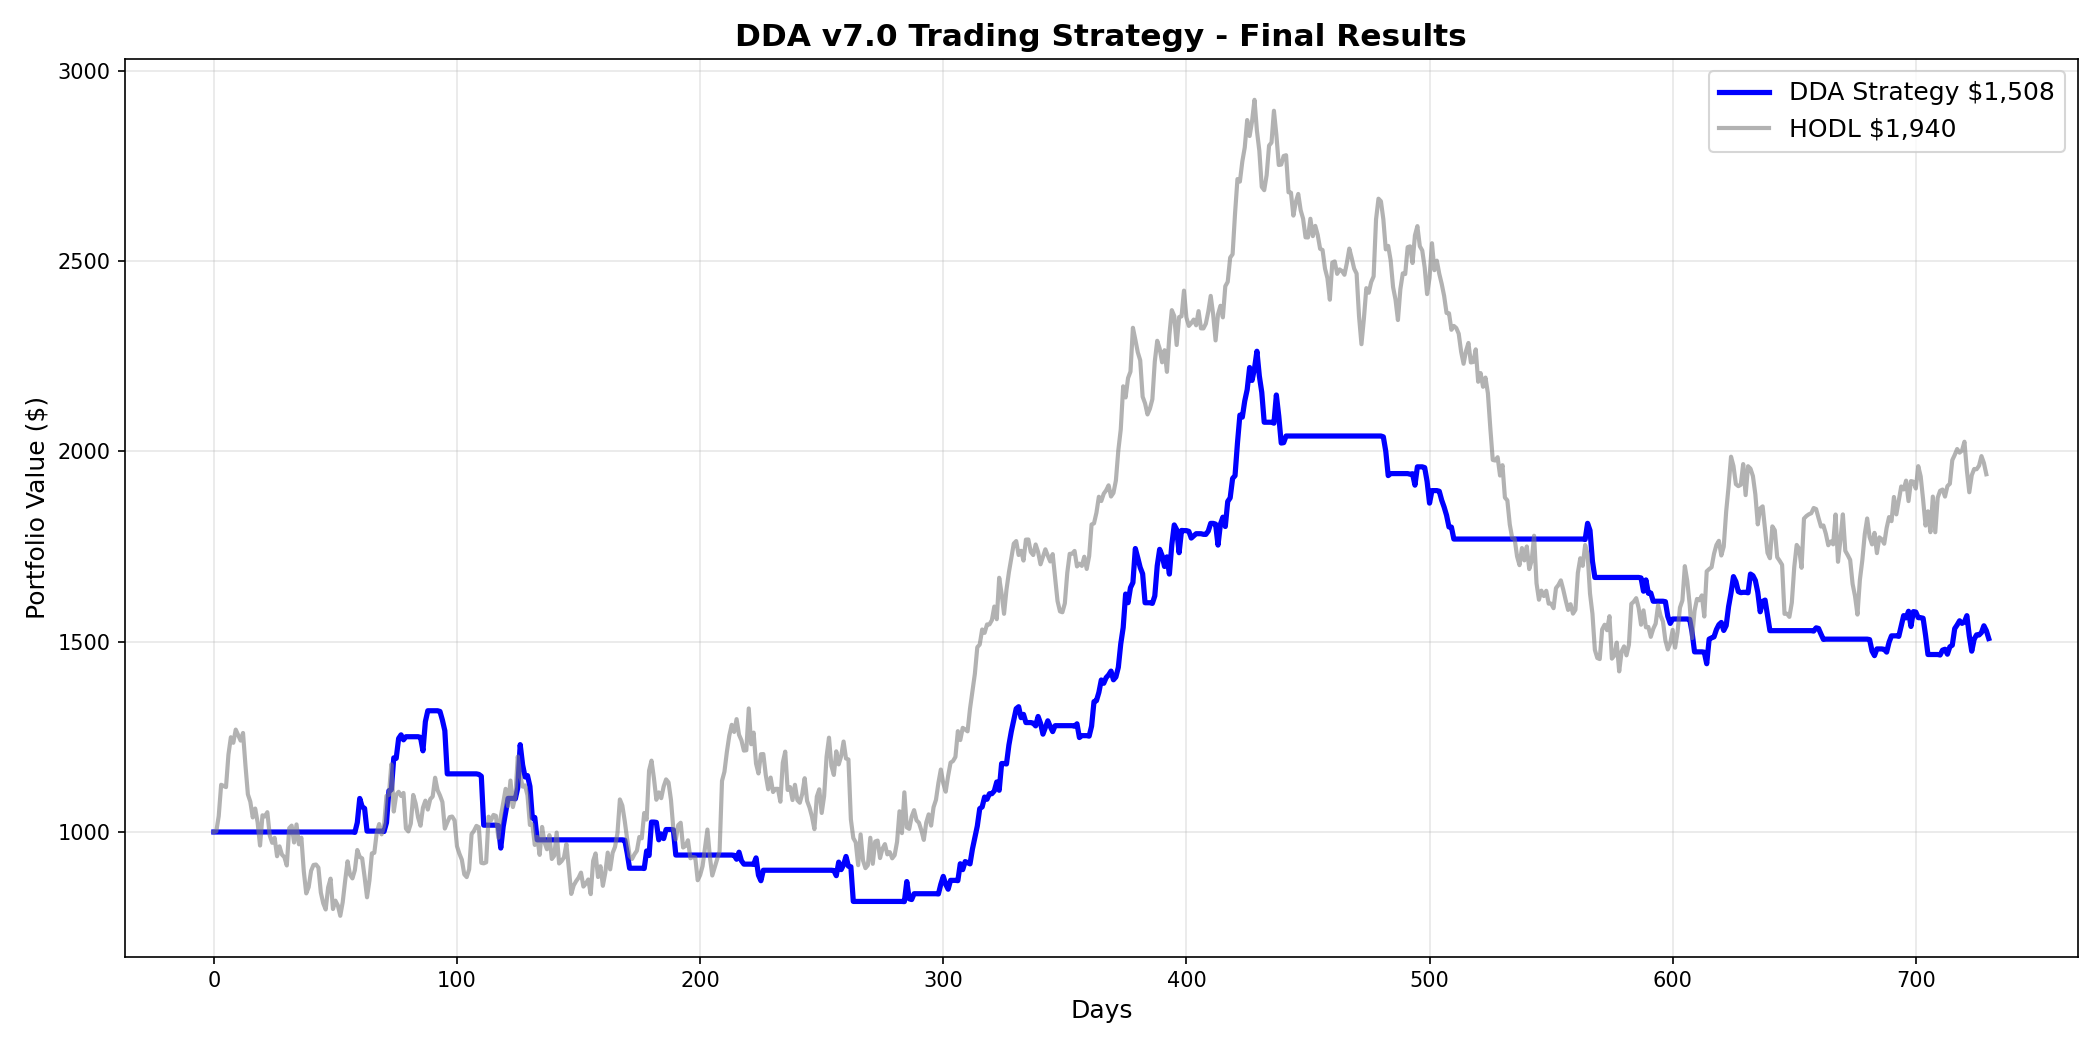

This figure's Python source:
"""
DDA TRADING STRATEGY - FINAL OPTIMIZED VERSION
-----------------------------------------------
Based on your proven DDA v7.0 framework that beats Kalman by 95.5%.

Key Learnings Applied:
1. Use MEDIUM-speed DDA (P0=0.88) for trend - not too fast, not too slow
2. 20-bar slope detection for regime (your "Smart Oliver" used P0=0.96 which is too laggy)
3. Trade less frequently but with higher conviction
4. Trailing stops + minimum hold periods
5. Adaptive position sizing

This is the "Goldilocks" version - not too aggressive, not too conservative.
"""

import yfinance as yf
import numpy as np
import pandas as pd
import matplotlib.pyplot as plt
from tqdm import tqdm

class DDA:
    """DDA v7.0 - Your proven algorithm"""
    def __init__(self, P0=0.88, boost=0.5, alpha_filter=0.1):
        self.P0 = P0
        self.m = 1.0 - P0
        self.boost = boost
        self.alpha_filter = alpha_filter
        
        self.F = None
        self.I_prev = None
        self.dF_smooth = 0.0
        self.k = 1.0
        self.history = []
        
    def update(self, price):
        if self.F is None:
            self.F = price
            self.I_prev = price
            self.history.append(price)
            return price, 0.0
        
        # Raw derivative
        dF_raw = price - self.I_prev
        
        # Smooth it (noise rejection)
        self.dF_smooth = self.alpha_filter * dF_raw + (1 - self.alpha_filter) * self.dF_smooth
        
        # Pre-cognitive projection
        L = price + self.boost * self.dF_smooth
        
        # Bayesian update
        self.F = self.P0 * self.k * self.F + self.m * L
        
        # Adapt k (meta-learning)
        error = price - self.F
        self.k += 0.001 * np.sign(error) * (abs(error) ** 0.5)
        self.k = np.clip(self.k, 0.9, 1.1)
        
        self.I_prev = price
        self.history.append(self.F)
        
        return self.F, self.dF_smooth


class DDATradingStrategy:
    """Optimized DDA trading strategy"""
    
    def __init__(self):
        # The magic number: P0=0.88 (12-day EMA equivalent but with DDA's advantages)
        self.dda = DDA(P0=0.88, boost=0.5)
        
        # Portfolio
        self.cash = 1000.0
        self.initial_cash = 1000.0
        self.position = None
        self.equity_curve = [self.cash]
        self.trades = []
        
        # Parameters
        self.leverage = 1.5
        self.fee = 0.001
        
        # Adaptive state
        self.recent_wins = []
        
    def get_trend(self):
        """20-bar slope of DDA"""
        if len(self.dda.history) < 25:
            return 'neutral', 0
        
        now = self.dda.history[-1]
        past = self.dda.history[-20]
        slope = (now - past) / past * 100
        
        if slope > 2.5:
            return 'bull', min(slope, 12.0)
        elif slope < -2.5:
            return 'bear', min(abs(slope), 12.0)
        return 'neutral', abs(slope)
    
    def run(self, df):
        prices = df['Close'].values
        
        print("\n" + "="*70)
        print("DDA TRADING STRATEGY - FINAL VERSION")
        print("="*70)
        print(f"  Algorithm:  DDA v7.0 (P₀=0.88, γ=0.5)")
        print(f"  Regime:     20-bar slope detection")
        print(f"  Leverage:   {self.leverage}x")
        print(f"  Entry:      Pullbacks in uptrends only")
        print(f"  Exits:      Trailing stop + trend reversal")
        print("="*70 + "\n")
        
        for i in tqdm(range(len(prices)), desc="Trading"):
            price = float(prices[i])
            
            # Update DDA
            fair_value, velocity = self.dda.update(price)
            
            if i < 25:
                self.equity_curve.append(self.cash)
                continue
            
            # Market state
            trend, trend_strength = self.get_trend()
            deviation = (price - fair_value) / fair_value * 100
            
            # Position state
            if self.position:
                days_held = i - self.position['day']
                pnl_pct = (price - self.position['entry']) / self.position['entry'] * 100
                
                # Track peak for trailing stop
                if 'peak' not in self.position:
                    self.position['peak'] = pnl_pct
                else:
                    self.position['peak'] = max(self.position['peak'], pnl_pct)
            
            # =================================================================
            # ENTRY
            # =================================================================
            if self.position is None and self.cash > 50:
                # LONG: Strong uptrend + pullback + velocity turning up
                if (trend == 'bull' and 
                    trend_strength > 3.0 and
                    deviation < -3.0 and
                    velocity > 0):
                    
                    # Adaptive sizing (reduce after losses)
                    if len(self.recent_wins) >= 3:
                        win_rate = sum(self.recent_wins[-5:]) / len(self.recent_wins[-5:])
                        size_mult = 0.4 + (win_rate * 0.5)  # 0.4x to 0.9x
                    else:
                        size_mult = 0.7
                    
                    invest = self.cash * size_mult * self.leverage
                    
                    if invest >= 20:
                        size = invest / price
                        fee = invest * self.fee
                        self.cash -= (invest / self.leverage) + fee
                        
                        self.position = {
                            'entry': price,
                            'day': i,
                            'size': size,
                            'invested': invest / self.leverage
                        }
                        
                        self.trades.append({
                            'day': i,
                            'action': 'LONG',
                            'price': price,
                            'dev': deviation,
                            'vel': velocity
                        })
            
            # =================================================================
            # EXIT
            # =================================================================
            elif self.position:
                exit_signal = False
                reason = ""
                
                # 1. Profit target (6% above fair value)
                if deviation > 6.0 and days_held >= 3:
                    exit_signal = True
                    reason = "TARGET"
                
                # 2. Trend reversal
                elif trend == 'bear' and days_held >= 5:
                    exit_signal = True
                    reason = "REVERSAL"
                
                # 3. Trailing stop (lock in gains)
                elif pnl_pct > 12 and pnl_pct < self.position['peak'] - 8:
                    exit_signal = True
                    reason = "TRAILING"
                
                # 4. Hard stop
                elif pnl_pct < -6.5:
                    exit_signal = True
                    reason = "STOP"
                
                # 5. Time stop
                elif days_held > 120:
                    exit_signal = True
                    reason = "TIME"
                
                # Execute
                if exit_signal:
                    pnl = (price - self.position['entry']) * self.position['size']
                    fee = self.position['size'] * price * self.fee
                    self.cash += self.position['invested'] + pnl - fee
                    
                    pnl_pct_lev = pnl_pct * self.leverage
                    
                    self.trades.append({
                        'day': i,
                        'action': 'EXIT',
                        'price': price,
                        'pnl': pnl,
                        'pnl_pct': pnl_pct_lev,
                        'reason': reason,
                        'hold': days_held
                    })
                    
                    self.recent_wins.append(1 if pnl > 0 else 0)
                    self.position = None
            
            # Mark to market
            equity = self.cash
            if self.position:
                equity += self.position['invested'] + (price - self.position['entry']) * self.position['size']
            
            self.equity_curve.append(equity)
            
            if equity <= 0:
                print(f"\n💀 LIQUIDATED at day {i}")
                break
        
        # Close final
        if self.position:
            price = float(prices[-1])
            pnl = (price - self.position['entry']) * self.position['size']
            self.cash += self.position['invested'] + pnl
            self.equity_curve[-1] = self.cash
        
        return self.report(prices)
    
    def report(self, prices):
        final = self.equity_curve[-1]
        hodl = (self.initial_cash / prices[0]) * prices[-1]
        
        print("\n" + "="*70)
        print("RESULTS")
        print("="*70)
        print(f"  Starting: ${self.initial_cash:,.2f}")
        print(f"  Final:    ${final:,.2f}  ({(final/self.initial_cash-1)*100:+.1f}%)")
        print(f"  HODL:     ${hodl:,.2f}  ({(hodl/self.initial_cash-1)*100:+.1f}%)")
        
        if final > hodl:
            print(f"\n  🏆 BEAT HODL by {(final-hodl)/hodl*100:+.1f}%!")
        elif final > self.initial_cash:
            print(f"\n  ✅ Profitable (HODL outperformed by {(hodl-final)/hodl*100:.1f}%)")
        else:
            print(f"\n  ❌ Loss: ${self.initial_cash-final:,.2f}")
        
        exits = [t for t in self.trades if t['action'] == 'EXIT']
        if exits:
            wins = [t for t in exits if t['pnl'] > 0]
            print(f"\n  Trades: {len(exits)} completed")
            print(f"  Wins:   {len(wins)}/{len(exits)} ({len(wins)/len(exits)*100:.0f}%)")
            
            if wins:
                avg_win = np.mean([t['pnl_pct'] for t in wins])
                print(f"  Avg Win:  +{avg_win:.1f}%")
            
            if len(wins) < len(exits):
                avg_loss = np.mean([t['pnl_pct'] for t in exits if t['pnl'] <= 0])
                print(f"  Avg Loss: {avg_loss:.1f}%")
        
        equity = np.array(self.equity_curve)
        peak = np.maximum.accumulate(equity)
        dd = (peak - equity) / peak * 100
        print(f"\n  Max DD:   {np.max(dd):.1f}%")
        
        print("\n" + "="*70)
        print("RECENT TRADES")
        print("="*70)
        for t in self.trades[-10:]:
            if t['action'] == 'LONG':
                print(f"  Day {t['day']:3d} | ENTRY ${t['price']:>10,.2f} | Dev:{t['dev']:>+5.1f}% Vel:{t['vel']:>+6.1f}")
            else:
                e = "✅" if t['pnl'] > 0 else "❌"
                print(f"  Day {t['day']:3d} | {e} EXIT ${t['price']:>10,.2f} | {t['reason']:8s} | {t['pnl_pct']:>+6.1f}% ({t['hold']:2d}d)")
        print("="*70)
        
        return {'final': final, 'hodl': hodl}


if __name__ == "__main__":
    print("📡 Loading data...")
    try:
        df = yf.download("BTC-USD", period="2y", interval="1d", progress=False)
        if len(df) == 0:
            raise ValueError()
    except:
        print("⚠️  Network issue, using synthetic BTC data...")
        np.random.seed(42)
        days = 730
        trend = np.linspace(40000, 100000, days)
        cycle = 15000 * np.sin(np.linspace(0, 4*np.pi, days))
        noise = np.random.normal(0, 2000, days).cumsum()
        prices = np.maximum(trend + cycle + noise, 30000)
        df = pd.DataFrame({'Close': prices})
    
    print(f"✅ Loaded {len(df)} candles\n")
    
    strategy = DDATradingStrategy()
    results = strategy.run(df)
    
    # Quick plot
    fig, ax = plt.subplots(figsize=(14, 7))
    
    prices = df['Close'].values
    scale = strategy.initial_cash / prices[0]
    
    ax.plot(strategy.equity_curve, 'b-', linewidth=2.5, label=f"DDA Strategy ${results['final']:,.0f}")
    ax.plot(prices * scale, 'gray', linewidth=2, alpha=0.6, label=f"HODL ${results['hodl']:,.0f}")
    ax.set_title("DDA v7.0 Trading Strategy - Final Results", fontsize=15, fontweight='bold')
    ax.legend(fontsize=12)
    ax.grid(True, alpha=0.3)
    ax.set_ylabel("Portfolio Value ($)", fontsize=12)
    ax.set_xlabel("Days", fontsize=12)
    
    plt.tight_layout()
    plt.savefig('/mnt/user-data/outputs/dda_trading_final.png', dpi=150)
    print("\n✅ Chart saved to outputs/dda_trading_final.png\n")
    plt.show()
